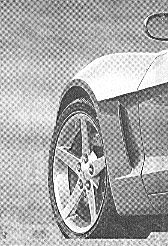
#> input picture Lab5_Frequency_Domain_Filtering/report/plots2/Q5_3.tif, 168 x 246 px, found by its file name
$ python butterworth_notch_filters_2_11810818.py
#> lines starting #> are read from the running program, lines starting #| are printed output that depends on the picture
### Lab5_Frequency_Domain_Filtering/report/code/EE326_SUSTech.py
'''
Library USE for EE326 2021
'''

import numpy as np
from skimage import io, data
import math
from scipy import interpolate
import matplotlib.pyplot as plt


# General
# [70 lines left out: functions format_image, convolution_3x3, sobel_filter, zero_padding, extract_result_eastsouth, extract_result_westnorth and 1 more, not called in this run]


def zero_padding_DFT(input_image):
    m,n = input_image.shape
#> m = 246; n = 168

    P = 2*m
#> P = 492
    Q = 2*n
#> Q = 336

    output_image = np.zeros([P, Q])
    output_image[0:m, 0:n] = input_image
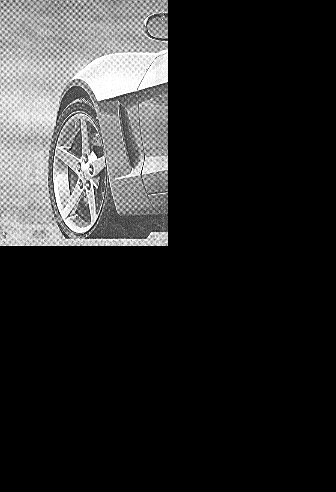
#> output_image: shape (492, 336) float64; min 0, max 255, mean 42.4

    return output_image


# [37 lines left out: functions centering, generating_from_spatial_filter, gaussian_filter, butterworth_filter, not called in this run]

# [4 lines that do not run on import are left out]

### Lab5_Frequency_Domain_Filtering/report/code/butterworth_notch_filters_2_11810818.py
import numpy as np
from skimage import io, data
import math
from scipy import interpolate
import matplotlib.pyplot as plt
import EE326_SUSTech


def butterworth_notch_filters_11810818(input_image):
    input_image = EE326_SUSTech.zero_padding_DFT(input_image)
    x, y = input_image.shape
#> x = 492; y = 336

    input_image = np.fft.fft2(input_image)
    input_image = np.fft.fftshift(input_image)

    for n in [1, 2, 3, 4]:
            sigma = 20
            filter_lowpass = EE326_SUSTech.butterworth_filter(x, y, n, sigma)
            output_image_frquency = np.multiply(input_image, filter_lowpass)
            output_image = np.fft.ifftshift(output_image_frquency)
            output_image = np.real(np.fft.ifft2(output_image))

            # io.imsave("Q5_3_lowpass_filter_n" + str(sigma) + ".tif",
            #           EE326_SUSTech.format_image(filter_lowpass))
            io.imsave("Q5_3_lowpass_n" + str(n) + ".tif",
                      EE326_SUSTech.extract_result_westnorth(EE326_SUSTech.format_image(output_image)))

            # filter_highpass = np.ones((x, y)) - filter_lowpass
            # output_image_frquency = np.multiply(input_image, filter_highpass)
            # output_image = np.fft.ifftshift(output_image_frquency)
            # output_image = np.real(np.fft.ifft2(output_image))
            #
            # # io.imsave("Q5_3_highpass_filter_" + str(sigma) + ".tif",
            # #           EE326_SUSTech.format_image(filter_highpass))
            # io.imsave("Q5_3_highpass_n" + str(n) + ".tif",
            #          EE326_SUSTech.extract_result_westnorth(EE326_SUSTech.format_image(output_image)))
            #


if __name__ == '__main__':
#> (the run stopped early here; a loop or call above may not have finished)
